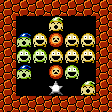

Below is a game level as drawn by its tile map, then a one-line description and the .tmx file that defines it, in full:
An orthogonal 7x7 tile map with 16x16 px tiles, 1 tile layer (Tile layer 1).

<map version="1.2" tiledversion="1.2.1" orientation="orthogonal" renderorder="right-down" width="7" height="7" tilewidth="16" tileheight="16" infinite="0" nextlayerid="6" nextobjectid="1">
 <properties>
  <property name="difficulty" value="4" />
  <property name="moves" value="11" />
  <property name="name" value="Simplify" />
 </properties>
 <tileset firstgid="1" source="../../../dev/editor_tiles.tsx" />
 <layer id="5" name="Tile layer 1" width="7" height="7">
  <data encoding="csv">
1,1,1,1,1,1,1,
1,0,0,9,0,0,1,
1,8,3,11,3,3,1,
1,2,2,3,3,3,1,
1,8,0,11,2,0,1,
1,0,0,12,0,9,1,
1,1,1,1,1,1,1
</data>
 </layer>
</map>
